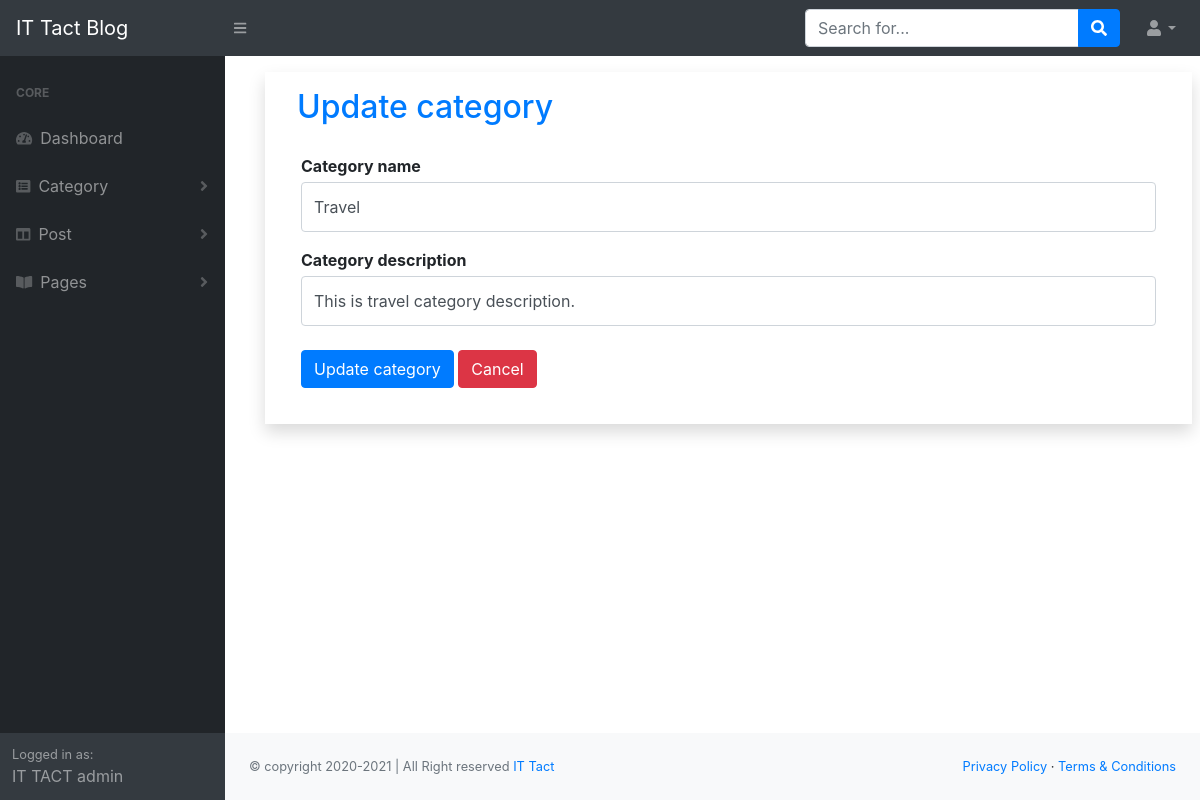
The page /admin/edit_category.php?status=edit&&id=1 (signed in) on the database its author committed.
### tables this page shows
CREATE TABLE `categorys` (
  `category_id` int(255) NOT NULL,
  `category_name` text NOT NULL,
  `category_descrip` text NOT NULL
);

### admin/edit_category.php (called while the page is built, shortened)
<?php
    include("template.php");
?>

### admin/class/function.php (called while the page is built, shortened)
<?php
    class blogApp{
        private $conn;
        public function __construct(){
            $dbhost = "localhost";
            $dbuser = "root";
            $dbpass = "";
            $dbname = "blog_project";
            $this->conn = mysqli_connect($dbhost, $dbuser, $dbpass, $dbname);
        }
        public function editCategoy($id){
            $query = "SELECT * FROM categorys WHERE category_id=$id";
            if(mysqli_query($this->conn, $query)){
                $returnEditData = mysqli_query($this->conn, $query);
                return mysqli_fetch_assoc($returnEditData);
            }
        }
    }
?>

### admin/view/edit_category_view.php (the view, shortened to what this page needs)
<?php
    if(isset($_GET['status'])){
        if($_GET['status'] = 'edit'){
            $id = $_GET['id'];
            $displayEditData = $objBlogApp->editCategoy($id);
        }
    }
?>
<div class="container shadow p-3 m-3">
    <h2 class="mx-3 text-primary">Update category</h2>
    <div class="card-body">
        <form action="manage_category.php" method="POST">
            <div class="form-group">
                <label class="font-weight-bold mb-1" for="update_cat_name">Category name</label>
                <input name="update_cat_name" class="form-control py-4" id="update_cat_name" type="text" value="<?php echo $displayEditData['category_name']; ?>" required />
            </div>
            <div class="form-group">
                <label class="font-weight-bold mb-1" for="update_cat_des">Category description</label>
                <input name="update_cat_des" class="form-control py-4" id="update_cat_des" type="text" value="<?php echo $displayEditData['category_descrip']; ?>" required />
            </div>
            <div class="form-group mt-4 mb-0">
                <input name="update_cat_submit" class="btn btn-primary" type="submit" value="Update category">
                <a class="btn btn-danger" href="manage_category.php">Cancel</a>
            </div>
        </form>
    </div>

### rows shown on the page
categorys: update_cat_name "Travel", update_cat_des "This is travel category description."
